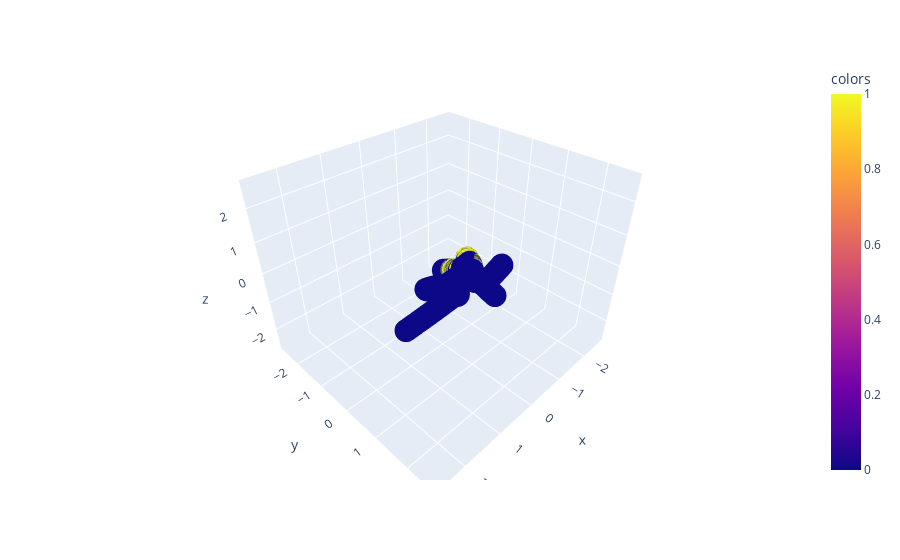

Write notebook code for a chart like this one.
### Code cell
plot_3d_with_geodesics(Xs, [g])

### Figure 1 — Plotly figure (JSON) as saved in the notebook; plotly's stock layout.template omitted (floating-point values rounded to 4 significant figures; data arrays with more than 128 entries replaced by an {"elided": "..."} marker saying what was removed)
{"data": [{"hovertemplate": "x=%{x}<br>y=%{y}<br>z=%{z}<br>colors=%{marker.color}<extra></extra>", "legendgroup": "", "marker": {"color": {"elided": "2995 int values"}, "coloraxis": "coloraxis", "symbol": "circle"}, "mode": "markers", "name": "", "scene": "scene", "showlegend": false, "type": "scatter3d", "x": {"elided": "2995 float values"}, "y": {"elided": "2995 float values"}, "z": {"elided": "2995 float values"}}], "layout": {"coloraxis": {"colorbar": {"title": {"text": "colors"}}, "colorscale": [[0, "#0d0887"], [0.1111, "#46039f"], [0.2222, "#7201a8"], [0.3333, "#9c179e"], [0.4444, "#bd3786"], [0.5556, "#d8576b"], [0.6667, "#ed7953"], [0.7778, "#fb9f3a"], [0.8889, "#fdca26"], [1, "#f0f921"]]}, "legend": {"tracegroupgap": 0}, "margin": {"t": 60}, "scene": {"domain": {"x": [0, 1], "y": [0, 1]}, "xaxis": {"range": [-2.769, 2.769], "title": {"text": "x"}}, "yaxis": {"range": [-2.769, 2.769], "title": {"text": "y"}}, "zaxis": {"range": [-2.769, 2.769], "title": {"text": "z"}}}}}
